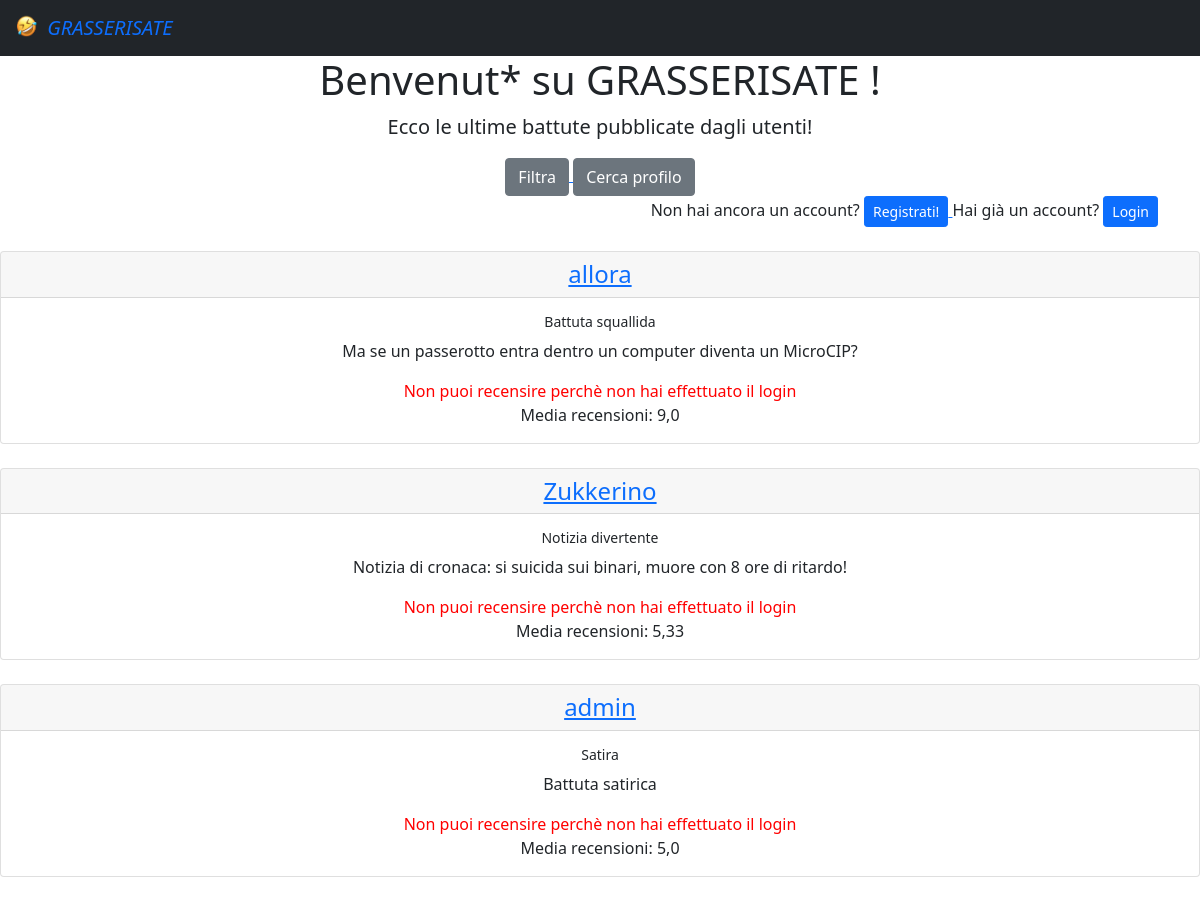
Before: / (upper part) with the older database file.
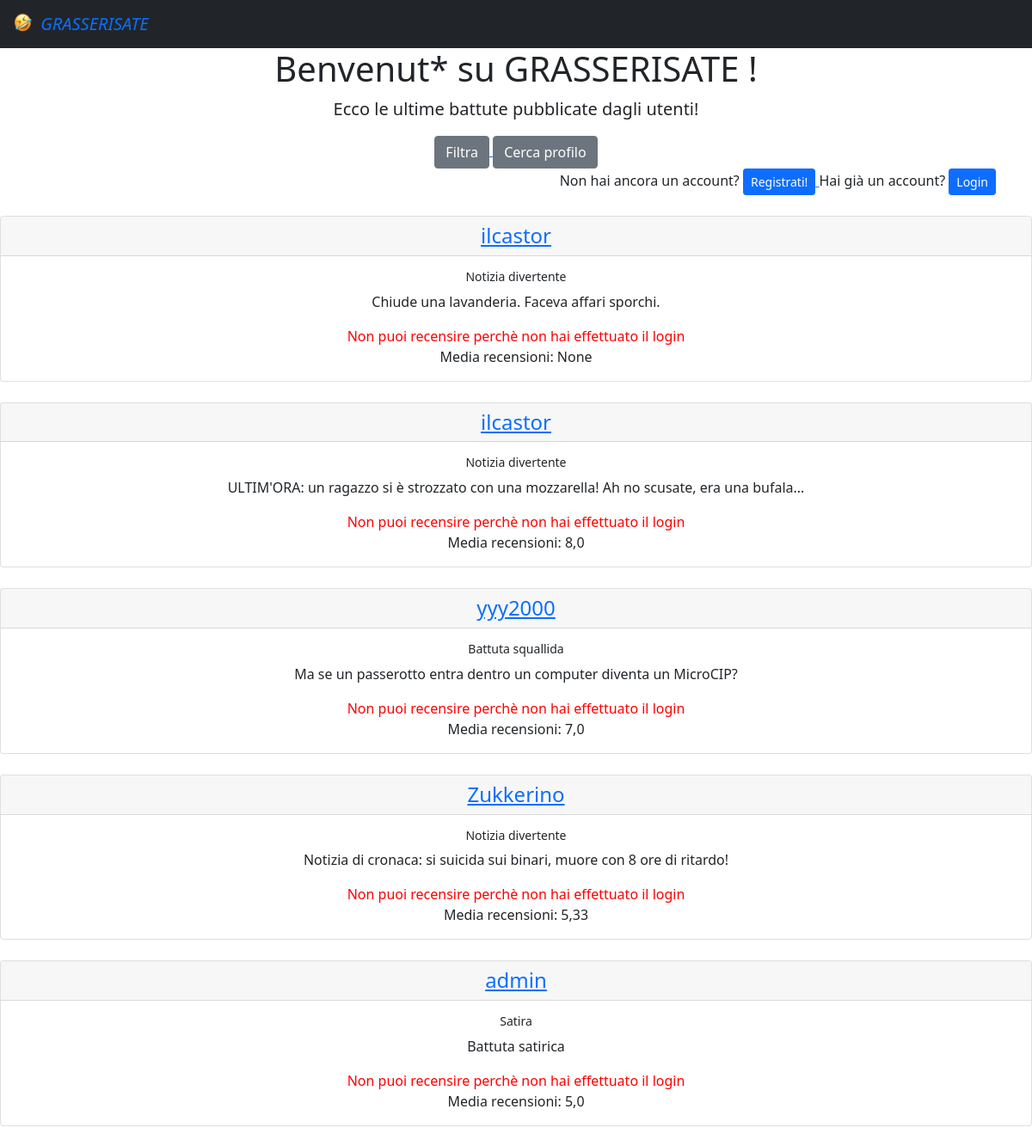
After: the same page with the newer database file.
### esame/models.py (models this page shows, shortened)
class Battute(models.Model):
    testo = models.TextField(default="")
    utente = models.ForeignKey(User, on_delete=models.CASCADE, related_name='utentebat')
    tempo = models.DateTimeField(auto_now=True)
    tipo = models.CharField(choices=SCELTE, default='bar', max_length=25)
    @property
    def calcola_media(self):
        media_tupla = self.battutarec.all().aggregate(Avg('voto'))
        media_lunga = media_tupla['voto__avg']
        if type(media_lunga) is NoneType:
            media = media_lunga
        else:
            media = round(media_lunga, 2)
        return media

### esame/views.py (the view)
# urls.py: path('', views.HomeView.as_view(), name='home'),
class HomeView(ListView):
    template_name = 'home.html'
    model = Battute
    def get_queryset(self):
        if self.request.user.is_authenticated:
            return self.model.objects.order_by('-tempo').exclude(utente_id=self.request.user.id)
        else:
            return self.model.objects.order_by('-tempo')

### templates/home.html (shortened to what this page needs)
<html lang="en">
{% extends 'base.html' %}
{% block contenuto %}
    <div class="container">
        <h1> <div style="text-align: center;"> Benvenut* su GRASSERISATE {% if user.is_authenticated %} , {{ user.username }}{% endif %}!</div></h1>
        <p class="lead" style="text-align:center">
            Ecco le ultime battute pubblicate dagli utenti!
        </p>
        {% if user.is_authenticated %}
            <div style="text-align:center">
            <a href="{% url  "feed" %}">
                    <button type="button" class="btn btn-warning">
                        Il tuo feed
                    </button>
                </a>
                <a href="{% url  "aggiungi_battuta" %}">
                    <button type="button" class="btn btn-primary">
                        Aggiungi una battuta!
                    </button>
                </a>
                <a href="{% url  "profilo" pk=user.id %}">
                    <button type="button" class="btn btn-info">
                        Il tuo profilo
                    </button>
                </a>
                <a href="{% url  "filtro" %}">
                    <button type="button" class="btn btn-secondary">
                        Filtra
                    </button>
                </a>
                <a href="{% url  "cerca_profilo" %}">
                    <button type="button" class="btn btn-secondary">
                        Cerca profilo
                    </button>
                </a>
                <a href='{% url 'logout' %}'>
                    <button type="button" class="btn btn-danger">
                        Logout
                    </button>
                </a>
                         </div>
        {% else %}
            <div style="text-align: center">
            <a href="{% url  "filtro" %}">
                    <button type="button" class="btn btn-secondary">
                        Filtra
                    </button>
                </a>
                <a href="{% url  "cerca_profilo" %}">
                    <button type="button" class="btn btn-secondary">
                        Cerca profilo
                    </button>
                </a>
            </div>
            <div style="text-align:right">
            Non hai ancora un account?
            <a href="{% url  "registrazione"%}">
                    <button type="button" class="btn btn-primary btn-sm">
                        Registrati!
                    </button>
                </a>
                Hai già un account?
            <a href="{% url  "login"%}">
                    <button type="button" class="btn btn-primary btn-sm">
                        Login
                    </button>
                </a>
            </div>
            </div>
        {% endif %}
    <br>
    <div style="text-align:center">
        {% for b in object_list %}
            <div class="card">
                <h4 class="card-header"> <a href="{% url "profilo" pk=b.utente_id %}"> {{ b.utente }}  </a> </h4>
                <div class="card-body">
                    <h6 class="card-title" > <small>{{ b.tipo }}</small>  </h6>
                    <p class="card-text"> {{ b.testo }} </p>
                    {% if user.is_authenticated %}
                        <a href="{% url "aggiungi_recensione" pk=b.id %}" class="btn btn-primary">Recensisci!</a>
                    {% else %}
                        <p class="card-text" style="color:red"> Non puoi recensire perchè non hai effettuato il login </p>
                    {% endif %}
                    Media recensioni: {{ b.calcola_media}}
                </div>
            </div>
            <br>
        {%  endfor %}
    </div>
{% endblock %}

### templates/base.html (shortened to what this page needs)
<!doctype html>
<html lang="en">
<head>
    <link href="https://cdn.jsdelivr.net/npm/bootstrap@5.0.2/dist/css/bootstrap.min.css" rel="stylesheet">
</head>
<body>
<nav class="navbar bg-dark">
    <div class="container-fluid">
        <a class="navbar-brand" href="{% url 'home' %}">
            {% load static %}
            <img src="{% static "logo.jpg" %}" alt="" width="30" height="24" class="d-inline-block align-text-top">
            <i> GRASSERISATE</i>
        </a>
    </div>
</nav>
{% block contenuto %}
{% endblock %}
</body>
</html>

Changed rows visible on the page:
added Battute: utente "ilcastor", tipo "Notizia divertente", testo "Chiude una lavanderia. Faceva affari sporchi.", calcola_media "None"
added Battute: utente "ilcastor", tipo "Notizia divertente", testo "ULTIM'ORA: un ragazzo si è strozzato con una mozzarella! Ah no scusate, era una bufala...", calcola_media "8,0"
changed through a linked row, Battute "Ma se un passerotto entra dentro un computer diventa un MicroCIP?": utente "allora" → "yyy2000"; calcola_media "9,0" → "7,0"
